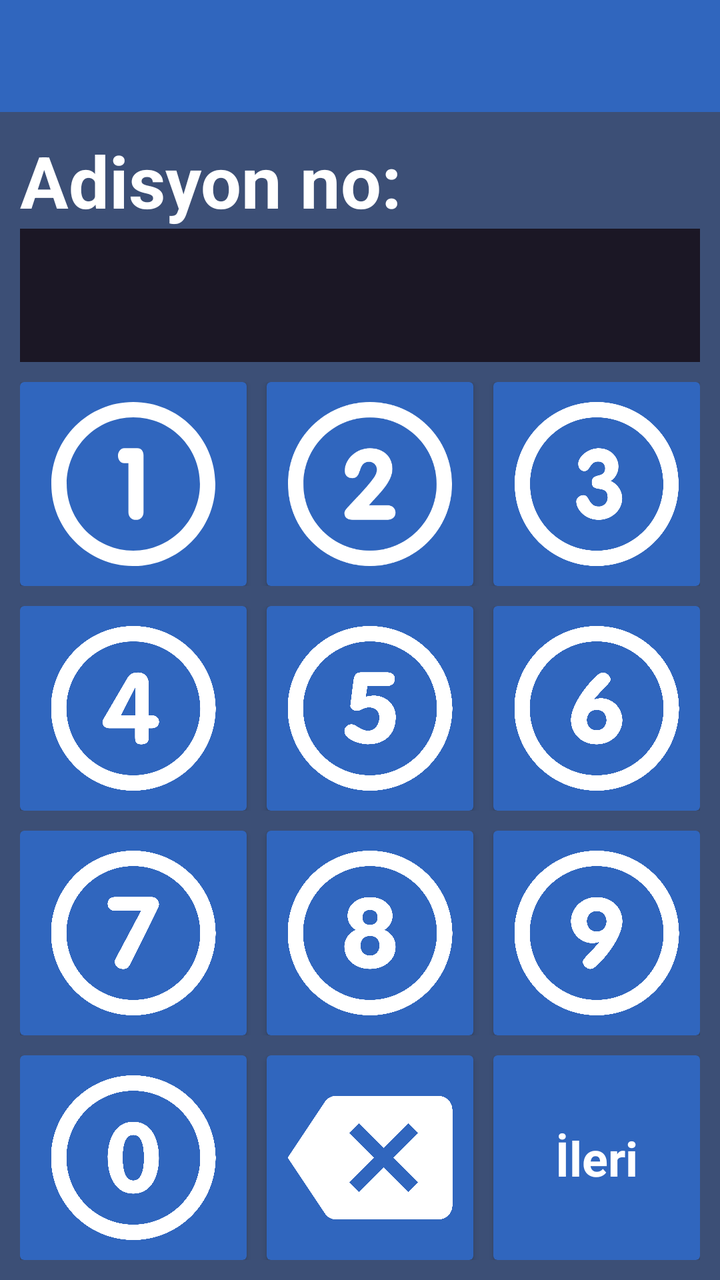
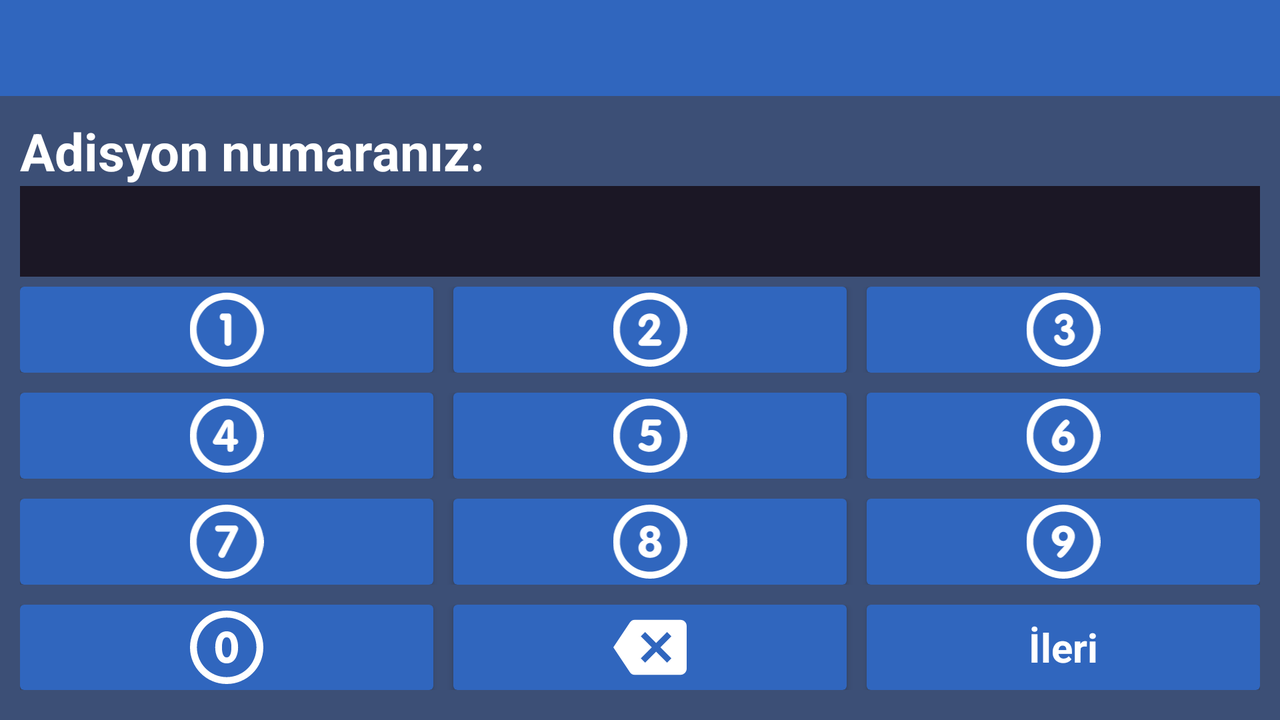

Compare how this app lays out the same screen by default and in its alternative resource folder. The renders come first, then the two layout files and the values they reference.
<!-- AndroidManifest.xml: application theme AppTheme -->
<!-- res/layout/activity_main.xml -->
<?xml version="1.0" encoding="utf-8"?>
<LinearLayout xmlns:android="http://schemas.android.com/apk/res/android"
    xmlns:app="http://schemas.android.com/apk/res-auto"
    xmlns:tools="http://schemas.android.com/tools"
    android:id="@+id/activity_main"
    android:layout_width="match_parent"
    android:layout_height="match_parent"
    android:background="@color/backgroundColor"
    android:baselineAligned="false"
    android:keepScreenOn="true"
    android:orientation="vertical"
    tools:context="com.bdy.cafe.MainActivity">

    <android.support.v7.widget.Toolbar
        android:id="@+id/toolbar_mainActivity"
        style="@style/style_toolbar" />

    <LinearLayout
        android:layout_width="match_parent"

        android:layout_height="match_parent"
        android:orientation="vertical"
        android:padding="@dimen/padding_medium">

        <LinearLayout
            android:layout_width="match_parent"
            android:layout_height="wrap_content"
            android:orientation="vertical">

            

            <TextView
                android:id="@+id/textView_mainActivity_inputInfo"
                android:layout_width="match_parent"
                android:layout_height="wrap_content"
                android:text="@string/your_addition_no"
                android:textColor="@android:color/white"
                android:textSize="36sp"
                android:textStyle="bold"
                android:typeface="sans" />

            <TextView
                android:id="@+id/textView_mainActivity_input"
                style="@style/inputTextViewStyle"
                android:textSize="50sp" />

        </LinearLayout>

        <LinearLayout
            android:layout_width="match_parent"
            android:layout_height="0dp"
            android:layout_marginTop="10dp"
            android:layout_weight="1"
            android:orientation="vertical">

            <LinearLayout
                android:layout_width="match_parent"
                android:layout_height="0dp"
                android:layout_weight="1"
                android:orientation="horizontal">

                <android.support.v7.widget.CardView
                    android:id="@+id/cardView_mainActivity_one"
                    style="@style/CardViewStyle">

                    <android.support.v7.widget.AppCompatImageView
                        android:layout_width="match_parent"
                        android:layout_height="match_parent"
                        android:layout_gravity="center"
                        android:focusable="false"
                        app:srcCompat="@drawable/ic_number_one" />
                </android.support.v7.widget.CardView>

                <android.support.v7.widget.CardView
                    android:id="@+id/cardView_mainActivity_two"
                    style="@style/CardViewStyle"
                    android:layout_marginLeft="10dp"
                    android:layout_marginStart="10dp">

                    <android.support.v7.widget.AppCompatImageView
                        android:layout_width="match_parent"
                        android:layout_height="match_parent"
                        android:layout_gravity="center"
                        android:focusable="false"
                        app:srcCompat="@drawable/ic_number_two" />
                </android.support.v7.widget.CardView>

                <android.support.v7.widget.CardView
                    android:id="@+id/cardView_mainActivity_three"
                    style="@style/CardViewStyle"
                    android:layout_marginLeft="10dp"
                    android:layout_marginStart="10dp">

                    <android.support.v7.widget.AppCompatImageView
                        android:layout_width="match_parent"
                        android:layout_height="match_parent"
                        android:layout_gravity="center"
                        android:focusable="false"
                        app:srcCompat="@drawable/ic_number_three" />
                </android.support.v7.widget.CardView>

            </LinearLayout>

            <LinearLayout
                android:layout_width="match_parent"
                android:layout_height="0dp"
                android:layout_marginTop="10dp"
                android:layout_weight="1"
                android:orientation="horizontal">

                <android.support.v7.widget.CardView
                    android:id="@+id/cardView_mainActivity_four"
                    style="@style/CardViewStyle">

                    <android.support.v7.widget.AppCompatImageView
                        android:layout_width="match_parent"
                        android:layout_height="match_parent"
                        android:layout_gravity="center"
                        android:focusable="false"
                        app:srcCompat="@drawable/ic_number_four" />
                </android.support.v7.widget.CardView>

                <android.support.v7.widget.CardView
                    android:id="@+id/cardView_mainActivity_five"
                    style="@style/CardViewStyle"
                    android:layout_marginLeft="10dp"
                    android:layout_marginStart="10dp">

                    <android.support.v7.widget.AppCompatImageView
                        android:layout_width="match_parent"
                        android:layout_height="match_parent"
                        android:layout_gravity="center"
                        android:focusable="false"
                        app:srcCompat="@drawable/ic_number_five" />
                </android.support.v7.widget.CardView>

                <android.support.v7.widget.CardView
                    android:id="@+id/cardView_mainActivity_six"
                    style="@style/CardViewStyle"
                    android:layout_marginLeft="10dp"
                    android:layout_marginStart="10dp">

                    <android.support.v7.widget.AppCompatImageView
                        android:layout_width="match_parent"
                        android:layout_height="match_parent"
                        android:layout_gravity="center"
                        android:focusable="false"
                        app:srcCompat="@drawable/ic_number_six" />
                </android.support.v7.widget.CardView>

            </LinearLayout>

            <LinearLayout
                android:layout_width="match_parent"
                android:layout_height="0dp"
                android:layout_marginTop="10dp"
                android:layout_weight="1"
                android:orientation="horizontal">

                <android.support.v7.widget.CardView
                    android:id="@+id/cardView_mainActivity_seven"
                    style="@style/CardViewStyle">

                    <android.support.v7.widget.AppCompatImageView
                        android:layout_width="match_parent"
                        android:layout_height="match_parent"
                        android:layout_gravity="center"
                        android:focusable="false"
                        app:srcCompat="@drawable/ic_number_seven" />
                </android.support.v7.widget.CardView>

                <android.support.v7.widget.CardView
                    android:id="@+id/cardView_mainActivity_eight"
                    style="@style/CardViewStyle"
                    android:layout_marginLeft="10dp"
                    android:layout_marginStart="10dp">

                    <android.support.v7.widget.AppCompatImageView
                        android:id="@+id/appCompatImageView"
                        android:layout_width="match_parent"
                        android:layout_height="match_parent"
                        android:layout_gravity="center"
                        android:focusable="false"
                        app:srcCompat="@drawable/ic_number_eight" />
                </android.support.v7.widget.CardView>

                <android.support.v7.widget.CardView
                    android:id="@+id/cardView_mainActivity_nine"
                    style="@style/CardViewStyle"
                    android:layout_marginLeft="10dp"
                    android:layout_marginStart="10dp">

                    <android.support.v7.widget.AppCompatImageView
                        android:layout_width="match_parent"
                        android:layout_height="match_parent"
                        android:layout_gravity="center"
                        android:focusable="false"
                        app:srcCompat="@drawable/ic_number_nine" />
                </android.support.v7.widget.CardView>
            </LinearLayout>

            <LinearLayout
                android:layout_width="match_parent"
                android:layout_height="0dp"
                android:layout_marginTop="10dp"
                android:layout_weight="1"
                android:orientation="horizontal">

                <android.support.v7.widget.CardView
                    android:id="@+id/cardView_mainActivity_zero"
                    style="@style/CardViewStyle">

                    <android.support.v7.widget.AppCompatImageView
                        android:layout_width="match_parent"
                        android:layout_height="match_parent"
                        android:layout_gravity="center"
                        android:focusable="false"
                        app:srcCompat="@drawable/ic_number_zero" />
                </android.support.v7.widget.CardView>

                <android.support.v7.widget.CardView
                    android:id="@+id/cardView_mainActivity_backspace"
                    style="@style/CardViewStyle"
                    android:layout_marginLeft="10dp"
                    android:layout_marginStart="10dp">

                    <android.support.v7.widget.AppCompatImageView
                        android:layout_width="match_parent"
                        android:layout_height="match_parent"
                        android:layout_gravity="center"
                        android:focusable="false"
                        app:srcCompat="@drawable/ic_backspace" />
                </android.support.v7.widget.CardView>

                <android.support.v7.widget.CardView
                    android:id="@+id/cardView_mainActivity_nextAndOk"
                    style="@style/CardViewStyle"
                    android:layout_marginLeft="10dp"
                    android:layout_marginStart="10dp">

                    <TextView
                        android:id="@+id/textView_mainActivity_nextAndOk"
                        android:layout_width="match_parent"
                        android:layout_height="match_parent"
                        android:layout_gravity="center"
                        android:gravity="center"
                        android:text="@string/next"
                        android:textAlignment="center"
                        android:textColor="@color/white"
                        android:textSize="24sp"
                        android:textStyle="bold" />
                </android.support.v7.widget.CardView>
            </LinearLayout>
        </LinearLayout>
    </LinearLayout>
</LinearLayout>
<!-- resources referenced by this layout -->
<resources>
  <color name="backgroundColor">@color/colorPrimaryDark</color>
  <color name="white">#FFFFFFFF</color>
  <dimen name="padding_medium">10dp</dimen>
  <!-- drawable ic_backspace (drawable) -->
  <vector xmlns:android="http://schemas.android.com/apk/res/android"
      android:width="48dp"
      android:height="48dp"
      android:viewportHeight="24.0"
      android:viewportWidth="24.0">
      <path
          android:fillColor="@color/iconColor"
          android:pathData="M22,3L7,3c-0.69,0 -1.23,0.35 -1.59,0.88L0,12l5.41,8.11c0.36,0.53 0.9,0.89 1.59,0.89h15c1.1,0 2,-0.9 2,-2L24,5c0,-1.1 -0.9,-2 -2,-2zM19,15.59L17.59,17 14,13.41 10.41,17 9,15.59 12.59,12 9,8.41 10.41,7 14,10.59 17.59,7 19,8.41 15.41,12 19,15.59z" />
  </vector>
  <string name="next">İleri</string>
  <string name="your_addition_no">Adisyon no:</string>
  <style name="CardViewStyle" parent="CardView">
          <item name="cardBackgroundColor">@color/cardviewBackgroundColor</item>
          <item name="android:foreground">?android:attr/selectableItemBackground</item>
          <item name="android:layout_width">match_parent</item>
          <item name="android:layout_height">match_parent</item>
          <item name="contentPadding">@dimen/cardContentPadding</item>
          <item name="android:clickable">true</item>
          <item name="android:focusable">false</item>
          <item name="android:layout_weight">1</item>
          
      </style>
  <style name="inputTextViewStyle" parent="AppTheme">
          <item name="android:layout_width">match_parent</item>
          <item name="android:layout_height">wrap_content</item>
          <item name="android:gravity">center</item>
          <item name="android:background">#1b1725</item>
          <item name="android:textColor">@color/white</item>
          <item name="android:textStyle">bold</item>
          <item name="android:maxLines">1</item>
          <item name="android:minLines">1</item>
          <item name="android:focusable">false</item>
      </style>
  <style name="style_toolbar" parent="AppTheme">
          <item name="android:layout_width">match_parent</item>
          <item name="android:layout_height">wrap_content</item>
          <item name="android:background">@color/colorPrimary</item>
          <item name="android:textColor">@color/white</item>
          <item name="colorControlNormal">@color/white</item>
          <item name="android:textColorPrimary">@color/white</item>
          <item name="android:minHeight">?attr/actionBarSize</item>
          <item name="android:title">@string/arjantin_cafe</item>
          <item name="titleTextColor">@color/white</item>
          <item name="android:theme">@style/ThemeOverlay.AppCompat.Dark.ActionBar</item>
      </style>
  <style name="AppTheme" parent="Theme.AppCompat.Light.NoActionBar">
          
          <item name="colorPrimary">@color/colorPrimary</item>
          <item name="colorPrimaryDark">@color/colorPrimaryDark</item>
          <item name="colorAccent">@color/colorAccent</item>
          <item name="android:windowFullscreen">true</item>
      </style>
  <color name="colorPrimaryDark">#3c4f76</color>
  <color name="iconColor">@color/white</color>
  <color name="cardviewBackgroundColor">@color/colorPrimary</color>
  <dimen name="cardContentPadding">10dp</dimen>
  <color name="colorPrimary">#3066be</color>
  <string name="arjantin_cafe">Arjantin Cafe</string>
  <color name="colorAccent">#FF4081</color>
</resources>
<!-- res/layout-land/activity_main.xml (the repository's variant of the layout above) -->
<!-- drawn on the phone turned sideways -->
<?xml version="1.0" encoding="utf-8"?>
<LinearLayout xmlns:android="http://schemas.android.com/apk/res/android"
    xmlns:app="http://schemas.android.com/apk/res-auto"
    xmlns:tools="http://schemas.android.com/tools"
    android:id="@+id/activity_main"
    android:layout_width="match_parent"
    android:layout_height="match_parent"
    android:background="@color/backgroundColor"
    android:baselineAligned="false"
    android:orientation="vertical"
    tools:context="com.bdy.cafe.MainActivity">

    <android.support.v7.widget.Toolbar
        android:id="@+id/toolbar_mainActivity"
        style="@style/style_toolbar" />


    <LinearLayout
        android:layout_width="match_parent"
        android:layout_height="match_parent"
        android:orientation="vertical"
        android:padding="@dimen/padding_medium">

        <TextView
            android:id="@+id/textView_mainActivity_inputInfo"
            android:layout_width="match_parent"
            android:layout_height="wrap_content"
            android:text="@string/your_addition_number"
            android:textColor="@android:color/white"
            android:textSize="26sp"
            android:textStyle="bold"
            android:typeface="sans" />

        <TextView
            android:id="@+id/textView_mainActivity_input"
            style="@style/inputTextViewStyle"
            android:textSize="34sp" />

        <LinearLayout
            android:layout_width="match_parent"
            android:layout_height="match_parent"
            android:layout_weight="1"
            android:orientation="horizontal"
            android:paddingBottom="5dp"
            android:paddingTop="5dp">

            <android.support.v7.widget.CardView
                android:id="@+id/cardView_mainActivity_one"
                style="@style/CardViewStyle.Landscape">

                <android.support.v7.widget.AppCompatImageView
                    android:layout_width="match_parent"
                    android:layout_height="match_parent"
                    android:focusable="false"
                    app:srcCompat="@drawable/ic_number_one" />
            </android.support.v7.widget.CardView>

            <android.support.v7.widget.CardView
                android:id="@+id/cardView_mainActivity_two"
                style="@style/CardViewStyle.Landscape"
                android:layout_marginLeft="@dimen/margin_medium"
                android:layout_marginStart="@dimen/margin_medium">

                <android.support.v7.widget.AppCompatImageView
                    android:layout_width="match_parent"
                    android:layout_height="match_parent"
                    android:focusable="false"
                    app:srcCompat="@drawable/ic_number_two" />
            </android.support.v7.widget.CardView>

            <android.support.v7.widget.CardView
                android:id="@+id/cardView_mainActivity_three"
                style="@style/CardViewStyle.Landscape"
                android:layout_marginLeft="@dimen/margin_medium"
                android:layout_marginStart="@dimen/margin_medium">

                <android.support.v7.widget.AppCompatImageView
                    android:layout_width="match_parent"
                    android:layout_height="match_parent"
                    android:focusable="false"
                    app:srcCompat="@drawable/ic_number_three" />
            </android.support.v7.widget.CardView>

        </LinearLayout>

        <LinearLayout
            android:layout_width="match_parent"
            android:layout_height="match_parent"
            android:layout_weight="1"
            android:orientation="horizontal"
            android:paddingBottom="5dp"
            android:paddingTop="5dp">

            <android.support.v7.widget.CardView
                android:id="@+id/cardView_mainActivity_four"
                style="@style/CardViewStyle.Landscape">

                <android.support.v7.widget.AppCompatImageView
                    android:layout_width="match_parent"
                    android:layout_height="match_parent"
                    android:focusable="false"
                    app:srcCompat="@drawable/ic_number_four" />
            </android.support.v7.widget.CardView>

            <android.support.v7.widget.CardView
                android:id="@+id/cardView_mainActivity_five"
                style="@style/CardViewStyle.Landscape"
                android:layout_marginLeft="@dimen/margin_medium"
                android:layout_marginStart="@dimen/margin_medium">

                <android.support.v7.widget.AppCompatImageView
                    android:layout_width="match_parent"
                    android:layout_height="match_parent"
                    android:focusable="false"
                    app:srcCompat="@drawable/ic_number_five" />
            </android.support.v7.widget.CardView>

            <android.support.v7.widget.CardView
                android:id="@+id/cardView_mainActivity_six"
                style="@style/CardViewStyle.Landscape"
                android:layout_marginLeft="@dimen/margin_medium"
                android:layout_marginStart="@dimen/margin_medium">

                <android.support.v7.widget.AppCompatImageView
                    android:layout_width="match_parent"
                    android:layout_height="match_parent"
                    android:focusable="false"
                    app:srcCompat="@drawable/ic_number_six" />
            </android.support.v7.widget.CardView>

        </LinearLayout>

        <LinearLayout
            android:layout_width="match_parent"
            android:layout_height="match_parent"
            android:layout_weight="1"
            android:orientation="horizontal"
            android:paddingBottom="5dp"
            android:paddingTop="5dp">

            <android.support.v7.widget.CardView
                android:id="@+id/cardView_mainActivity_seven"
                style="@style/CardViewStyle.Landscape">

                <android.support.v7.widget.AppCompatImageView
                    android:layout_width="match_parent"
                    android:layout_height="match_parent"
                    android:focusable="false"
                    app:srcCompat="@drawable/ic_number_seven" />
            </android.support.v7.widget.CardView>

            <android.support.v7.widget.CardView
                android:id="@+id/cardView_mainActivity_eight"
                style="@style/CardViewStyle.Landscape"
                android:layout_marginLeft="@dimen/margin_medium"
                android:layout_marginStart="@dimen/margin_medium">

                <android.support.v7.widget.AppCompatImageView
                    android:layout_width="match_parent"
                    android:layout_height="match_parent"
                    android:focusable="false"
                    app:srcCompat="@drawable/ic_number_eight" />
            </android.support.v7.widget.CardView>

            <android.support.v7.widget.CardView
                android:id="@+id/cardView_mainActivity_nine"
                style="@style/CardViewStyle.Landscape"
                android:layout_marginLeft="@dimen/margin_medium"
                android:layout_marginStart="@dimen/margin_medium">

                <android.support.v7.widget.AppCompatImageView
                    android:layout_width="match_parent"
                    android:layout_height="match_parent"
                    android:focusable="false"
                    app:srcCompat="@drawable/ic_number_nine" />
            </android.support.v7.widget.CardView>

        </LinearLayout>

        <LinearLayout
            android:layout_width="match_parent"
            android:layout_height="match_parent"
            android:layout_weight="1"
            android:orientation="horizontal"
            android:paddingBottom="5dp"
            android:paddingTop="5dp">

            <android.support.v7.widget.CardView
                android:id="@+id/cardView_mainActivity_zero"
                style="@style/CardViewStyle.Landscape">

                <android.support.v7.widget.AppCompatImageView
                    android:layout_width="match_parent"
                    android:layout_height="match_parent"
                    android:focusable="false"
                    app:srcCompat="@drawable/ic_number_zero" />
            </android.support.v7.widget.CardView>

            <android.support.v7.widget.CardView
                android:id="@+id/cardView_mainActivity_backspace"
                style="@style/CardViewStyle.Landscape"
                android:layout_marginLeft="@dimen/margin_medium"
                android:layout_marginStart="@dimen/margin_medium">

                <android.support.v7.widget.AppCompatImageView
                    android:layout_width="match_parent"
                    android:layout_height="match_parent"
                    android:focusable="false"
                    app:srcCompat="@drawable/ic_backspace" />
            </android.support.v7.widget.CardView>

            <android.support.v7.widget.CardView
                android:id="@+id/cardView_mainActivity_nextAndOk"
                style="@style/CardViewStyle.Landscape"
                android:layout_marginLeft="@dimen/margin_medium"
                android:layout_marginStart="@dimen/margin_medium">

                <TextView
                    android:id="@+id/textView_mainActivity_nextAndOk"
                    android:layout_width="match_parent"
                    android:layout_height="match_parent"
                    android:layout_gravity="center_vertical"
                    android:gravity="center_vertical"
                    android:text="@string/next"
                    android:textAlignment="center"
                    android:textColor="@color/white"
                    android:textSize="20sp"
                    android:textStyle="bold" />
            </android.support.v7.widget.CardView>
        </LinearLayout>
    </LinearLayout>

</LinearLayout>
<!-- resources referenced by the variant -->
<!-- as the phone turned sideways resolves them -->
<resources>
  <color name="backgroundColor">@color/colorPrimaryDark</color>
  <color name="white">#FFFFFFFF</color>
  <dimen name="margin_medium">10dp</dimen>
  <dimen name="padding_medium">10dp</dimen>
  <!-- drawable ic_backspace (drawable) -->
  <vector xmlns:android="http://schemas.android.com/apk/res/android"
      android:width="48dp"
      android:height="48dp"
      android:viewportHeight="24.0"
      android:viewportWidth="24.0">
      <path
          android:fillColor="@color/iconColor"
          android:pathData="M22,3L7,3c-0.69,0 -1.23,0.35 -1.59,0.88L0,12l5.41,8.11c0.36,0.53 0.9,0.89 1.59,0.89h15c1.1,0 2,-0.9 2,-2L24,5c0,-1.1 -0.9,-2 -2,-2zM19,15.59L17.59,17 14,13.41 10.41,17 9,15.59 12.59,12 9,8.41 10.41,7 14,10.59 17.59,7 19,8.41 15.41,12 19,15.59z" />
  </vector>
  <!-- drawable ic_number_zero (drawable) -->
  <vector xmlns:android="http://schemas.android.com/apk/res/android"
      android:width="48dp"
      android:height="48dp"
      android:viewportHeight="286.054"
      android:viewportWidth="286.054">
      <path
          android:fillColor="@color/iconColor"
          android:pathData="M143.03,0C64.03,0 0,64.04 0,143.03c0,79 64.03,143.03 143.03,143.03s143.03,-64.03 143.03,-143.03C286.05,64.04 222.02,0 143.03,0zM143.03,259.24c-64.18,0 -116.21,-52.03 -116.21,-116.21S78.84,26.82 143.03,26.82s116.21,52.03 116.21,116.21S207.21,259.24 143.03,259.24zM143.02,80.58c-33.99,0 -44.58,34.82 -44.58,62.49s10.6,62.49 44.58,62.49s44.58,-34.82 44.58,-62.49S177.01,80.58 143.02,80.58zM143.02,182.48c-17.16,0 -18.34,-27.34 -18.34,-39.4c0,-12.9 1.18,-39.4 18.34,-39.4s18.34,26.5 18.34,39.4C161.36,155.13 160.18,182.48 143.02,182.48z" />
  </vector>
  <string name="next">İleri</string>
  <string name="your_addition_number">Adisyon numaranız:</string>
  <style name="CardViewStyle.Landscape">
          <item name="contentPadding">@dimen/cardContentPadding_small</item>
      </style>
  <style name="inputTextViewStyle" parent="AppTheme">
          <item name="android:layout_width">match_parent</item>
          <item name="android:layout_height">wrap_content</item>
          <item name="android:gravity">center</item>
          <item name="android:background">#1b1725</item>
          <item name="android:textColor">@color/white</item>
          <item name="android:textStyle">bold</item>
          <item name="android:maxLines">1</item>
          <item name="android:minLines">1</item>
          <item name="android:focusable">false</item>
      </style>
  <style name="style_toolbar" parent="AppTheme">
          <item name="android:layout_width">match_parent</item>
          <item name="android:layout_height">wrap_content</item>
          <item name="android:background">@color/colorPrimary</item>
          <item name="android:textColor">@color/white</item>
          <item name="colorControlNormal">@color/white</item>
          <item name="android:textColorPrimary">@color/white</item>
          <item name="android:minHeight">?attr/actionBarSize</item>
          <item name="android:title">@string/arjantin_cafe</item>
          <item name="titleTextColor">@color/white</item>
          <item name="android:theme">@style/ThemeOverlay.AppCompat.Dark.ActionBar</item>
      </style>
  <style name="AppTheme" parent="Theme.AppCompat.Light.NoActionBar">
          
          <item name="colorPrimary">@color/colorPrimary</item>
          <item name="colorPrimaryDark">@color/colorPrimaryDark</item>
          <item name="colorAccent">@color/colorAccent</item>
          <item name="android:windowFullscreen">true</item>
      </style>
  <color name="colorPrimaryDark">#3c4f76</color>
  <color name="iconColor">@color/white</color>
  <dimen name="cardContentPadding_small">3dp</dimen>
  <color name="colorPrimary">#3066be</color>
  <string name="arjantin_cafe">Arjantin Cafe</string>
  <color name="colorAccent">#FF4081</color>
</resources>
